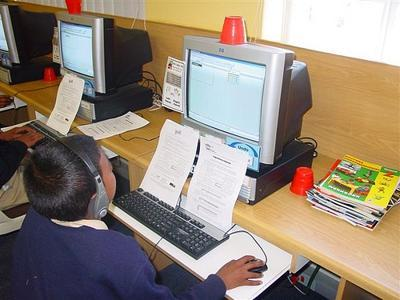
%> input picture image_projection/using_computer/original_rgb_image.jpg, 400 x 300 px
$ octave script.m   (GNU Octave 9; MATLAB toolbox functions it lacks are replaced by stand-ins)
%> lines starting %> are read from the running program, lines starting %| are printed output that depends on the picture
clear all
close all
clc
%[xSphere,ySphere,zSphere] = sphere(16);          %# Points on a sphere
%scatter3(xSphere(:),ySphere(:),zSphere(:),'.');  %# Plot the points
%axis equal;   %# Make the axes scales match
%hold on;      %# Add to the plot

img_rgb = imread('original_rgb_image.jpg');     %# Load a sample image
%> img_rgb is the input picture: size 300x400x3 uint8; mean R, G, B 147.3, 133.6, 119.7
superpixels_outlined = imread('outlined_superpixels.jpg');
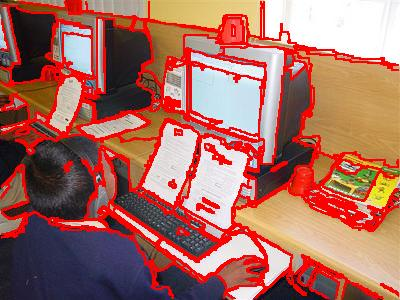
%> input picture image_projection/using_computer/outlined_superpixels.jpg, 400 x 300 px
%> superpixels_outlined is the input picture: size 300x400x3 uint8; mean R, G, B 166.6, 107.6, 95.7
superpixels_colored = imread('colored_superpixels.jpg');
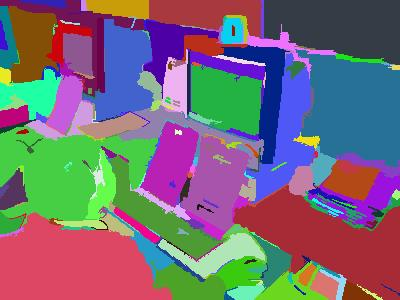
%> input picture image_projection/using_computer/colored_superpixels.jpg, 400 x 300 px
%> superpixels_colored is the input picture: size 300x400x3 uint8; mean R, G, B 117.8, 106, 117.2
xImage = [-0.5 0.5; -0.5 0.5];   %# The x data for the image corners
yImage = [1 1;-1 -1];             %# The y data for the image corners
zImage = [-0.1 -0.1; -0.1 -0.1];   %# The z data for the image corners
surf(xImage,yImage,zImage,...    %# Plot the surface
     'CData',img_rgb,...
     'FaceColor','texturemap');

hold on

%xImage = [-0.5 0.5; -0.5 0.5];   %# The x data for the image corners
%yImage = [0 0;0 0];             %# The y data for the image corners
%zImage = [0.5 0.5; -0.5 -0.5];   %# The z data for the image corners
xImage = [-0.5 0.5; -0.5 0.5];   %# The x data for the image corners
yImage = [1 1;-1 -1];             %# The y data for the image corners
zImage = [-0.06 -0.06;-0.06 -0.06];   %# The z data for the image corners
surf(xImage,yImage,zImage,...    %# Plot the surface
     'CData',superpixels_outlined,...
     'FaceColor','texturemap');

xImage = [-0.5 0.5; -0.5 0.5];   %# The x data for the image corners
yImage = [1 1;-1 -1];             %# The y data for the image corners
zImage = [0 0;0 0];   %# The z data for the image corners
surf(xImage,yImage,zImage,...    %# Plot the surface
     'CData',superpixels_colored,...
     'FaceColor','texturemap');

 xlabel('x');
ylabel('y');
zlabel('z');
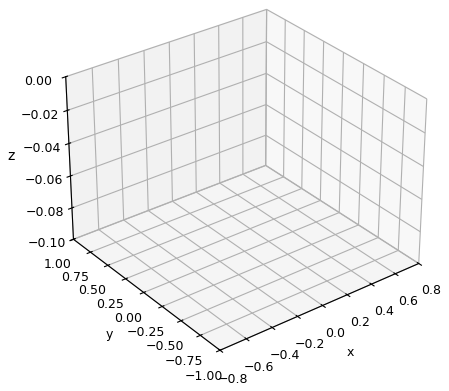
%> figure redrawn from the program's plot data
